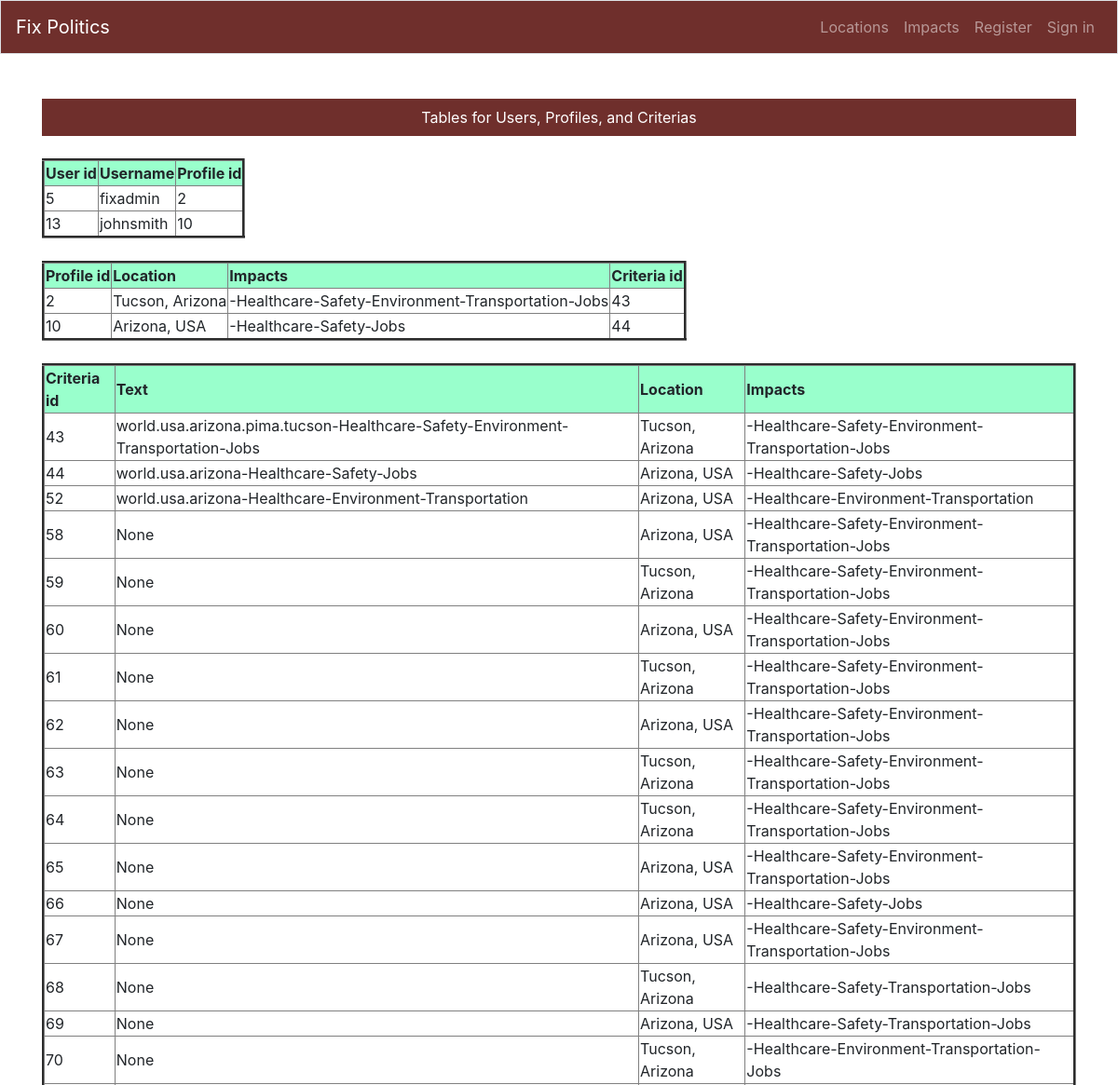
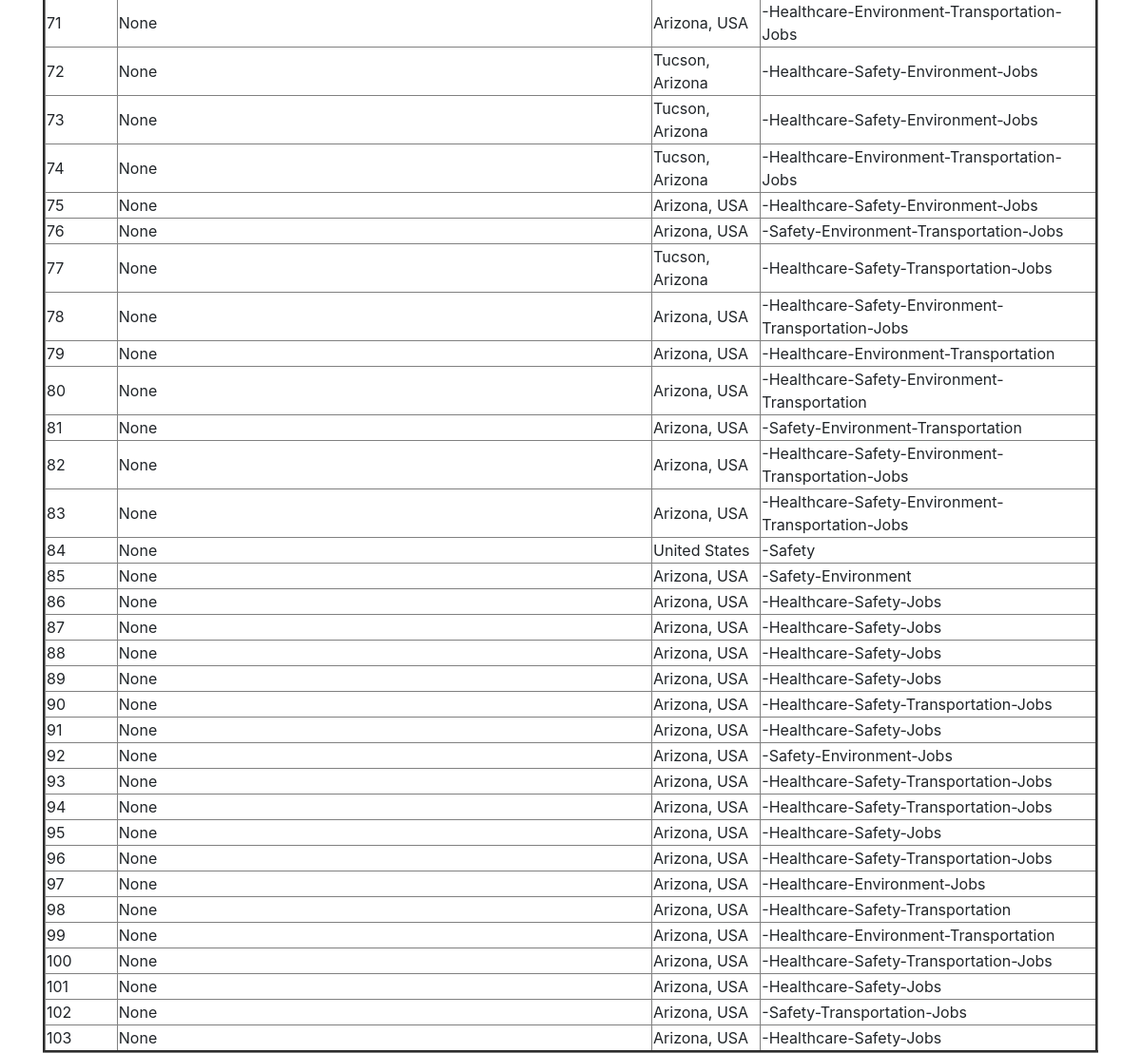
/criterias/, run on the app's committed database (2 pictures, top to bottom).
### users/models.py (models this page shows, shortened)
class Profile(models.Model):
    class Meta:
        app_label = 'users'
    user = models.OneToOneField(User, on_delete=models.CASCADE,
        related_name='profile')
    location = models.ForeignKey('fixpol.Location', null=True,
        related_name='profiles', on_delete=models.SET_NULL)
    impacts = models.ManyToManyField(Impact)
    criteria = models.ForeignKey('fixpol.Criteria', null=True,
        related_name='profiles', on_delete=models.SET_NULL)

### fixpol/models.py (models this page shows, shortened)
class Location(models.Model):
    class Meta:
        app_label = 'fixpol'
    desc = models.CharField(max_length=80)
    shortname = models.CharField(max_length=20)
    hierarchy = models.CharField(max_length=200,unique=True)
    govlevel = models.CharField(max_length=80)
    parent = models.ForeignKey('self', null=True,
            related_name='locations', on_delete=models.PROTECT)
    date_added = models.DateTimeField(auto_now_add=True)
    def __str__(self):
        return self.desc

class Criteria(models.Model):
    class Meta:
        app_label = 'fixpol'
        verbose_name_plural = "criteria"  # plural of criteria
    text = models.CharField(max_length=200, unique=True, null=True, blank=True)
    location = models.ForeignKey('fixpol.Location', null=True,
        related_name='criteria', on_delete=models.CASCADE)
    impacts = models.ManyToManyField(Impact)

### fixpol/views.py (the view)
# urls.py: path('criterias/', views.criterias, name='criterias'),
def criterias(request):
    users = User.objects.order_by('id')
    profiles = Profile.objects.order_by('id')
    prof = []
    for profile in profiles:
        impact_string2 = impact_seq(profile.impacts.all())
        prof.append([profile.id, profile.location,
                    impact_string2, zero_if_none(profile.criteria)])
    criterias = Criteria.objects.order_by('id')
    crit = []
    for criteria in criterias:
        impact_string3 = impact_seq(criteria.impacts.all())
        crit.append([criteria.id, criteria.text,
                    criteria.location, impact_string3])
    context = { 'users': users,
                'prof': prof,
                'crit': crit}
    return render(request, 'criterias.html', context)

### fixpol/models.py (called while the page is built)
def impact_seq(impact_list):
    impact_string = ''
    connector = '-'
    for impact in impact_list:
        impact_string += connector + impact.text.strip()
    return impact_string

### fixpol/views.py (called while the page is built)
def zero_if_none(item):
    result_id = 0
    if item:
        result_id = item.id
    return result_id

### fixpol/templates/criterias.html
{% extends "base.html" %}
{% block page_header %}
Tables for Users, Profiles, and Criterias
{% endblock page_header %}
{% block content %}
<div class="page-content">
    <div class="page-content-standard">
<table border="3">
    <tr bgcolor="#99FFCC">
        <th>User id</th>
        <th>Username</th>
        <th>Profile id</th>
    </tr>
    {% for user in users %}
    <tr>
        <td>{{ user.id }}</td>
        <td>{{ user.username }}</td>
        <td>{{ user.profile.id }}</td>
    </tr>
    {% empty %}
    <tr>
        <td colspan="3">this table is empty</td>
    </tr>
    {% endfor %}
</table>
<br>
<table border="3">
    <tr bgcolor="#99FFCC">
        <th>Profile id</th>
        <th>Location</th>
        <th>Impacts</th>
        <th>Criteria id</th>
    </tr>
    {% for profile in prof %}
    <tr>
        <td>{{ profile.0 }}</td>
        <td>{{ profile.1 }}</td>
        <td>{{ profile.2 }}</td>
        <td>{{ profile.3 }}</td>
    </tr>
    {% empty %}
    <tr>
        <td colspan="4">this table is empty</td>
    </tr>
    {% endfor %}
</table>
<br>
<table border="3">
    <tr bgcolor="#99FFCC">
        <th>Criteria id</th>
        <th>Text</th>
        <th>Location</th>
        <th>Impacts</th>
    </tr>
    {% for criteria in crit %}
    <tr>
        <td>{{ criteria.0 }}</td>
        <td>{{ criteria.1 }}</td>
        <td>{{ criteria.2 }}</td>
        <td>{{ criteria.3 }}</td>
    </tr>
    {% empty %}
    <tr>
        <td colspan="3">this table is empty</td>
    </tr>
    {% endfor %}
</table>
    </div>
</div>
{% endblock content %}

### fixpol/templates/base.html (shortened to what this page needs)
{% load bootstrap4 %}
<!doctype html>
<html lang="en">
<head>
{% bootstrap_css %}
</head>
<body>
<nav class="navbar navbar-expand-md navbar-dark bg-company-red mb-5 border">
<a class="navbar-brand" href="{% url 'fixpol:index' %}">
           Fix Politics
</a>
<div class="collapse navbar-collapse justify-content-end" id="navbarCollapse">
<ul class="navbar-nav text-right">
    <li class="nav-item">
    <a class="nav-link" href="{% url 'fixpol:locations'%}">
               Locations</a></li>
    <li class="nav-item">
    <a class="nav-link" href="{% url 'fixpol:impacts'%}">
               Impacts</a></li>
{% if user.is_authenticated %}
<li class="nav-item">
<span class="nav-link active">Hello, {{ user.username }}.</span>
</li>
<li class="nav-item">
    <a class="nav-link" href="{% url 'users:profile' %}">Profile</a>
</li>
<li class="nav-item">
    <a class="nav-link" href="{% url 'users:logout' %}">Sign out</a>
</li>
{% else %}
<li class="nav-item">
    <a class="nav-link" href="{% url 'users:register' %}">Register</a>
</li>
<li class="nav-item">
    <a class="nav-link" href="{% url 'users:login' %}">Sign in</a></li>
{% endif %}
</ul>
</div>
</nav>
<main role="main" class="container">
<div class="m-0 mb-4 pl-5 pr-5 pt-2 pb-2 text-center bg-company-red">
       {% block page_header %}{% endblock page_header %}
       </div>
<div>
       {% block content %}{% endblock content %}
       </div>
</main>
</body>
</html>

### fixpol/templates/base.html (style rules this page uses)
.bg-company-red { background-color: #6F2F2C !important; color: #ffffff; }

### data on the page
Location: profile "2", desc "Tucson, Arizona", profile "-Healthcare-Safety-Environment-Transportation-Jobs", profile "43", criteria "43", text "world.usa.arizona.pima.tucson-Healthcare-Safety-Environment-Transportation-Jobs", criteria "-Healthcare-Safety-Environment-Transportation-Jobs", criteria "59", criteria "None", criteria "61", criteria "63", criteria "64", criteria "68", criteria "-Healthcare-Safety-Transportation-Jobs", criteria "70", criteria "-Healthcare-Environment-Transportation-Jobs", criteria "72", criteria "-Healthcare-Safety-Environment-Jobs", criteria "73", criteria "74", criteria "77"
Location: profile "10", desc "Arizona, USA", profile "-Healthcare-Safety-Jobs", profile "44", criteria "44", text "world.usa.arizona-Healthcare-Safety-Jobs", criteria "-Healthcare-Safety-Jobs", criteria "52", text "world.usa.arizona-Healthcare-Environment-Transportation", criteria "-Healthcare-Environment-Transportation", criteria "58", criteria "None", criteria "-Healthcare-Safety-Environment-Transportation-Jobs", criteria "60", criteria "62", criteria "65", criteria "66", criteria "67", criteria "69", criteria "-Healthcare-Safety-Transportation-Jobs", criteria "71", criteria "-Healthcare-Environment-Transportation-Jobs", criteria "75", criteria "-Healthcare-Safety-Environment-Jobs", criteria "76", criteria "-Safety-Environment-Transportation-Jobs", criteria "78", criteria "79", criteria "80", criteria "-Healthcare-Safety-Environment-Transportation", criteria "81", criteria "-Safety-Environment-Transportation", criteria "82", criteria "83", criteria "85", criteria "-Safety-Environment", criteria "86", criteria "87", criteria "88", criteria "89", criteria "90", criteria "91", criteria "92", criteria "-Safety-Environment-Jobs", criteria "93", criteria "94", criteria "95", criteria "96", criteria "97", criteria "-Healthcare-Environment-Jobs", criteria "98", criteria "-Healthcare-Safety-Transportation", criteria "99", criteria "100", criteria "101", criteria "102", criteria "-Safety-Transportation-Jobs", criteria "103"
Location: criteria "84", criteria "None", desc "United States", criteria "-Safety"

### other printed values
{{ user.id }} "5"
{{ user.username }} "fixadmin"
{{ user.profile.id }} "2"
{{ user.id }} "13"
{{ user.username }} "johnsmith"
{{ user.profile.id }} "10"
